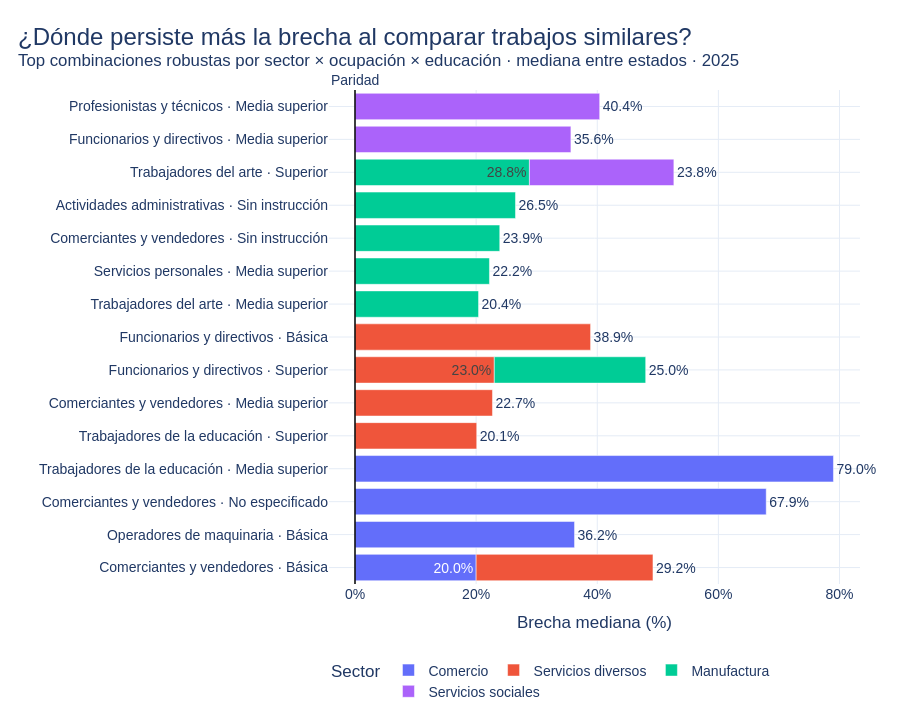

The code cell stored with this chart in its notebook:
### Code cell
# Sectores prioritarios según tu narrativa
sectores_prioritarios = [
    "Comercio",
    "Manufactura",
    "Restaurantes y hospedaje",
    "Servicios sociales",
    "Servicios diversos"
]

estructural_prior = bestr_clean[
    bestr_clean["sector"].isin(sectores_prioritarios)
].copy()

# Agregar por sector × ocupación × educación usando la mediana entre estados
res_estructural = (
    estructural_prior
    .groupby(["sector", "ocupacion", "nivel_educ"])
    .agg(
        brecha_mediana=("brecha_pct", "median"),
        n_estados=("estado", "nunique"),
        n_combinaciones=("brecha_pct", "size")
    )
    .reset_index()
)

# Filtro de robustez: que aparezca en varios estados
res_estructural = res_estructural[res_estructural["n_estados"] >= 5].copy()

res_estructural["grupo"] = (
    res_estructural["ocupacion"].astype(str)
    + " · "
    + res_estructural["nivel_educ"].astype(str)
)

# Elegir combinaciones más desfavorables para mujeres, pero con filtro de robustez
top_desfav = (
    res_estructural
    .sort_values("brecha_mediana", ascending=False)
    .head(18)
    .copy()
)

top_desfav = top_desfav.sort_values("brecha_mediana", ascending=True)

fig_top_estruct = px.bar(
    top_desfav,
    x="brecha_mediana",
    y="grupo",
    color="sector",
    orientation="h",
    text=top_desfav["brecha_mediana"].round(1).astype(str) + "%",
    labels={
        "brecha_mediana": "Brecha mediana (%)",
        "grupo": "",
        "sector": "Sector"
    },
    hover_data={
        "sector": True,
        "ocupacion": True,
        "nivel_educ": True,
        "brecha_mediana": ":.1f",
        "n_estados": True,
        "n_combinaciones": True,
        "grupo": False
    }
)

fig_top_estruct.add_vline(
    x=0,
    line_color="black",
    line_width=1.5,
    annotation_text="Paridad",
    annotation_position="top"
)

fig_top_estruct.update_traces(
    textposition="outside",
    cliponaxis=False,
    hovertemplate=(
        "<b>%{customdata[1]}</b><br>"
        "Sector: %{customdata[0]}<br>"
        "Nivel educativo: %{customdata[2]}<br>"
        "Brecha mediana: %{x:.1f}%<br>"
        "Estados donde aparece: %{customdata[4]}<br>"
        "Combinaciones: %{customdata[5]}"
        "<extra></extra>"
    )
)

fig_top_estruct.update_xaxes(
    title="Brecha mediana (%)",
    ticksuffix="%"
)

fig_top_estruct.update_yaxes(title="")

fig_top_estruct = estilo_fig(
    fig_top_estruct,
    titulo="¿Dónde persiste más la brecha al comparar trabajos similares?",
    subtitulo="Top combinaciones robustas por sector × ocupación × educación · mediana entre estados · 2025",
    alto=720
)

fig_top_estruct.show(config=FIG_CONFIG)

### Figure 1 — Plotly figure (JSON) as saved in the notebook; plotly's stock layout.template omitted (floating-point values rounded to 4 significant figures)
{"data": [{"cliponaxis": false, "customdata": [["Comercio", "Comerciantes y vendedores", "Básica", 32, 32], ["Comercio", "Operadores de maquinaria", "Básica", 10, 10], ["Comercio", "Comerciantes y vendedores", "No especificado", 5, 5], ["Comercio", "Trabajadores de la educación", "Media superior", 5, 5]], "hovertemplate": "<b>%{customdata[1]}</b><br>Sector: %{customdata[0]}<br>Nivel educativo: %{customdata[2]}<br>Brecha mediana: %{x:.1f}%<br>Estados donde aparece: %{customdata[4]}<br>Combinaciones: %{customdata[5]}<extra></extra>", "legendgroup": "Comercio", "marker": {"color": "#636efa", "pattern": {"shape": ""}}, "name": "Comercio", "orientation": "h", "showlegend": true, "text": ["20.0%", "36.2%", "67.9%", "79.0%"], "textposition": "outside", "type": "bar", "x": [20.0, 36.25, 67.9, 79.0], "xaxis": "x", "y": ["Comerciantes y vendedores · Básica", "Operadores de maquinaria · Básica", "Comerciantes y vendedores · No especificado", "Trabajadores de la educación · Media superior"], "yaxis": "y"}, {"cliponaxis": false, "customdata": [["Servicios diversos", "Trabajadores de la educación", "Superior", 11, 11], ["Servicios diversos", "Comerciantes y vendedores", "Media superior", 23, 23], ["Servicios diversos", "Funcionarios y directivos", "Superior", 29, 29], ["Servicios diversos", "Comerciantes y vendedores", "Básica", 10, 10], ["Servicios diversos", "Funcionarios y directivos", "Básica", 20, 20]], "hovertemplate": "<b>%{customdata[1]}</b><br>Sector: %{customdata[0]}<br>Nivel educativo: %{customdata[2]}<br>Brecha mediana: %{x:.1f}%<br>Estados donde aparece: %{customdata[4]}<br>Combinaciones: %{customdata[5]}<extra></extra>", "legendgroup": "Servicios diversos", "marker": {"color": "#EF553B", "pattern": {"shape": ""}}, "name": "Servicios diversos", "orientation": "h", "showlegend": true, "text": ["20.1%", "22.7%", "23.0%", "29.2%", "38.9%"], "textposition": "outside", "type": "bar", "x": [20.1, 22.7, 23.0, 29.2, 38.9], "xaxis": "x", "y": ["Trabajadores de la educación · Superior", "Comerciantes y vendedores · Media superior", "Funcionarios y directivos · Superior", "Comerciantes y vendedores · Básica", "Funcionarios y directivos · Básica"], "yaxis": "y"}, {"cliponaxis": false, "customdata": [["Manufactura", "Trabajadores del arte", "Media superior", 18, 18], ["Manufactura", "Servicios personales", "Media superior", 7, 7], ["Manufactura", "Comerciantes y vendedores", "Sin instrucción", 14, 14], ["Manufactura", "Funcionarios y directivos", "Superior", 27, 27], ["Manufactura", "Actividades administrativas", "Sin instrucción", 32, 32], ["Manufactura", "Trabajadores del arte", "Superior", 24, 24]], "hovertemplate": "<b>%{customdata[1]}</b><br>Sector: %{customdata[0]}<br>Nivel educativo: %{customdata[2]}<br>Brecha mediana: %{x:.1f}%<br>Estados donde aparece: %{customdata[4]}<br>Combinaciones: %{customdata[5]}<extra></extra>", "legendgroup": "Manufactura", "marker": {"color": "#00cc96", "pattern": {"shape": ""}}, "name": "Manufactura", "orientation": "h", "showlegend": true, "text": ["20.4%", "22.2%", "23.9%", "25.0%", "26.5%", "28.8%"], "textposition": "outside", "type": "bar", "x": [20.4, 22.2, 23.9, 25.0, 26.5, 28.8], "xaxis": "x", "y": ["Trabajadores del arte · Media superior", "Servicios personales · Media superior", "Comerciantes y vendedores · Sin instrucción", "Funcionarios y directivos · Superior", "Actividades administrativas · Sin instrucción", "Trabajadores del arte · Superior"], "yaxis": "y"}, {"cliponaxis": false, "customdata": [["Servicios sociales", "Trabajadores del arte", "Superior", 28, 28], ["Servicios sociales", "Funcionarios y directivos", "Media superior", 22, 22], ["Servicios sociales", "Profesionistas y técnicos", "Media superior", 22, 22]], "hovertemplate": "<b>%{customdata[1]}</b><br>Sector: %{customdata[0]}<br>Nivel educativo: %{customdata[2]}<br>Brecha mediana: %{x:.1f}%<br>Estados donde aparece: %{customdata[4]}<br>Combinaciones: %{customdata[5]}<extra></extra>", "legendgroup": "Servicios sociales", "marker": {"color": "#ab63fa", "pattern": {"shape": ""}}, "name": "Servicios sociales", "orientation": "h", "showlegend": true, "text": ["23.8%", "35.6%", "40.4%"], "textposition": "outside", "type": "bar", "x": [23.85, 35.65, 40.4], "xaxis": "x", "y": ["Trabajadores del arte · Superior", "Funcionarios y directivos · Media superior", "Profesionistas y técnicos · Media superior"], "yaxis": "y"}], "layout": {"annotations": [{"showarrow": false, "text": "Paridad", "x": 0, "xanchor": "center", "xref": "x", "y": 1, "yanchor": "bottom", "yref": "y domain"}], "barmode": "relative", "font": {"color": "#203864", "family": "Arial, sans-serif", "size": 14}, "height": 720, "hoverlabel": {"bgcolor": "white", "font": {"family": "Arial", "size": 13}}, "legend": {"orientation": "h", "title": {"text": "Sector"}, "tracegroupgap": 0, "x": 0, "xanchor": "left", "y": -0.25, "yanchor": "bottom"}, "margin": {"b": 70, "l": 70, "r": 40, "t": 90}, "shapes": [{"line": {"color": "black", "width": 1.5}, "type": "line", "x0": 0, "x1": 0, "xref": "x", "y0": 0, "y1": 1, "yref": "y domain"}], "title": {"font": {"color": "#203864", "size": 24}, "text": "¿Dónde persiste más la brecha al comparar trabajos similares?<br><sup>Top combinaciones robustas por sector × ocupación × educación · mediana entre estados · 2025</sup>", "x": 0.02, "xanchor": "left"}, "xaxis": {"anchor": "y", "domain": [0, 1], "gridcolor": "#E5ECF6", "showgrid": true, "ticksuffix": "%", "title": {"text": "Brecha mediana (%)"}, "zeroline": false}, "yaxis": {"anchor": "x", "domain": [0, 1], "gridcolor": "#E5ECF6", "showgrid": true, "title": {"text": ""}, "zeroline": false}}}
